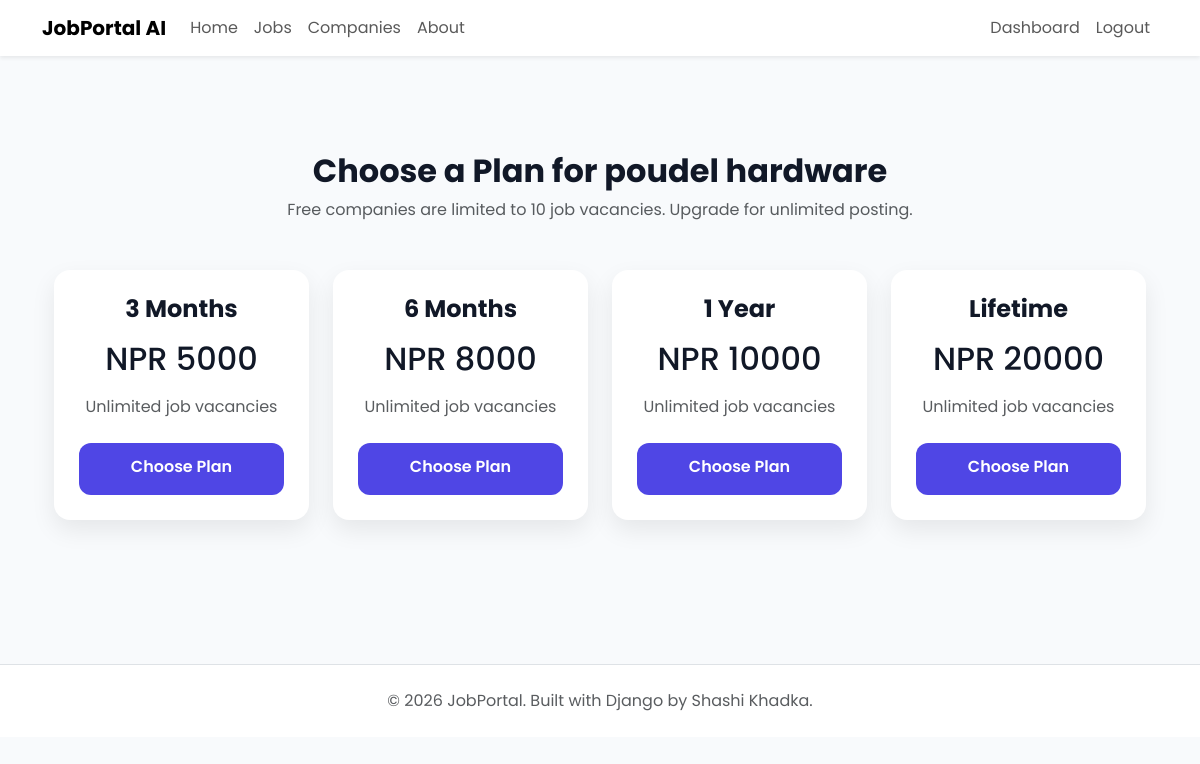
Screenshot of /subscriptions/choose/ (signed in) with the database file from the repository.
### accounts/models.py (models this page shows, shortened)
class User(AbstractUser):
    class Role(models.TextChoices):
        ADMIN =  "Admin"
        RECRUITER =  "Recruiter"
        APPLICANT = "Applicant"
    role = models.CharField(max_length=20,choices=Role.choices,default=Role.APPLICANT)
    phone_number = models.CharField(max_length=15,blank=True,null=True)
    profile_picture = models.ImageField(upload_to="profile_photos/",blank=True,null=True)
    created_at = models.DateTimeField(auto_now_add=True)

### companies/models.py (models this page shows, shortened)
class Company(models.Model):
    owner = models.OneToOneField(settings.AUTH_USER_MODEL,on_delete=models.CASCADE,related_name="company")
    company_name = models.CharField(max_length=200)
    slug = models.SlugField(unique=True, blank=True)
    logo = models.ImageField( upload_to="company_logos/", blank=True, null=True)
    description = models.TextField()
    website = models.URLField(blank=True)
    email = models.EmailField()
    phone = models.CharField(max_length=20)
    address = models.TextField()
    location = models.CharField(max_length=255)
    city = models.CharField(max_length=100)
    country = models.CharField(max_length=100)
    established_date = models.DateField()
    employee_count = models.PositiveIntegerField()
    created_at = models.DateTimeField(auto_now_add=True)
    updated_at = models.DateTimeField(auto_now=True)

### subscriptions/models.py (models this page shows, shortened)
class CompanyPlan(models.Model):
    name = models.CharField(max_length=20, choices=PlanDuration.choices, unique=True)
    price = models.PositiveIntegerField(default=0)
    duration_days = models.PositiveIntegerField(
        null=True, blank=True,
        help_text="Leave blank for Free/Lifetime - they don't expire on a fixed date.",
    )
    vacancy_limit = models.PositiveIntegerField(
        null=True, blank=True,
        help_text="Leave blank for unlimited vacancies.",
    )
    class Meta:
        db_table = "subscription_plan"

### subscriptions/views.py (the view)
# urls.py: path("choose/", views.choose_plan, name="choose-plan"),
@login_required
def choose_plan(request):
    if not hasattr(request.user, "company"):
        messages.warning(request, "Please create your company first.")
        return redirect("create-company")
    plans = CompanyPlan.objects.exclude(name="Free")
    return render(request, "subscriptions/choose_plan.html", {"plans": plans})

### templates/subscriptions/choose_plan.html (shortened to what this page needs)
{% extends "base.html" %}
{% block content %}
<div class="container py-5">
    <div class="text-center mb-5">
        <h2 class="fw-bold">
            Choose a Plan for {{ request.user.company.company_name }}
        </h2>
        <p class="text-muted">
            Free companies are limited to 10 job vacancies. Upgrade for unlimited posting.
        </p>
    </div>
    <div class="row g-4 justify-content-center">
        {% for plan in plans %}
        <div class="col-lg-3 col-md-6">
            <div class="custom-card text-center h-100">
                <h4 class="fw-bold mb-3">
                    {{ plan.name }}
                </h4>
                <h2 class="mb-3">
                    NPR {{ plan.price }}
                </h2>
                <p class="text-muted mb-4">
                    Unlimited job vacancies
                </p>
                <a href="{% url 'start-payment' plan.id %}" class="btn btn-primary-custom w-100">
                    Choose Plan
                </a>
            </div>
        </div>
        {% endfor %}
    </div>
</div>
{% endblock %}

### static/css/variables.css (style rules this page uses)
:root { --primary:#4F46E5; --primary-hover:#4338CA; --secondary:#6366F1; --success:#22C55E; --danger:#EF4444; --warning:#F59E0B; --dark:#0F172A; --gray:#64748B; --light:#F8FAFC; --white:#FFFFFF; --border:#E2E8F0; --shadow:0 8px 30px rgba(0,0,0,.08); --radius:12px; }

### static/css/main.css (style rules this page uses)
* { margin:0; padding:0; box-sizing:border-box; }
body { font-family:'Poppins',sans-serif; background:var(--light); color:var(--dark); }
a { text-decoration:none; }

### static/css/components.css (style rules this page uses)
.custom-card { background:white; border-radius:14px; padding:25px; box-shadow:var(--shadow); transition:.3s; }
.btn-primary-custom { background:var(--primary); color:white; padding:12px 22px; border-radius:10px; border:none; transition:.3s; }

### static/css/style.css (style rules this page uses)
* { margin:0; padding:0; box-sizing:border-box; }
body { font-family:'Poppins',sans-serif; background:var(--light); color:var(--dark); }
a { text-decoration:none; }

### static/css/dashboard.css (style rules this page uses)
.custom-card { background:white; border-radius:16px; padding:25px; box-shadow:0 10px 25px rgba(0,0,0,.08); transition:.3s; }
:root { --primary:#4F46E5; --success:#22C55E; --warning:#F59E0B; --danger:#EF4444; --bg:#F6F8FC; --card:#ffffff; --text:#1E293B; --muted:#64748B; --border:#E5E7EB; }
body { background:var(--bg); }
:root { --primary:#2563eb; --primary-dark:#1d4ed8; --primary-light:#eef4ff; --success:#16a34a; --warning:#f59e0b; --danger:#ef4444; --text:#111827; --text-light:#6b7280; --border:#e5e7eb; --white:#ffffff; --background:#f8fafc; --radius:18px; --radius-sm:12px; --shadow:0 10px 30px rgba(0,0,0,.06); --shadow-hover:0 18px 40px rgba(37,99,235,.15); --transition:.25s ease; }
* { box-sizing:border-box; }
body { background:var(--background); font-family:"Poppins", sans-serif; color:var(--text); -webkit-font-smoothing:antialiased; }
a { text-decoration:none; transition:color var(--transition); }
.btn { transition:transform var(--transition), box-shadow var(--transition), background var(--transition); }

### static/css/auth.css (style rules this page uses)
.btn-primary-custom { width: 100%; height: 52px; border: none; border-radius: 12px; background: #4F46E5; color: white; font-weight: 600; transition: .3s; }

### rows the page displays
User: user.company.company_name "poudel hardware"
CompanyPlan: name "3 Months", price "5000"
CompanyPlan: name "6 Months", price "8000"
CompanyPlan: name "1 Year", price "10000"
CompanyPlan: name "Lifetime", price "20000"
